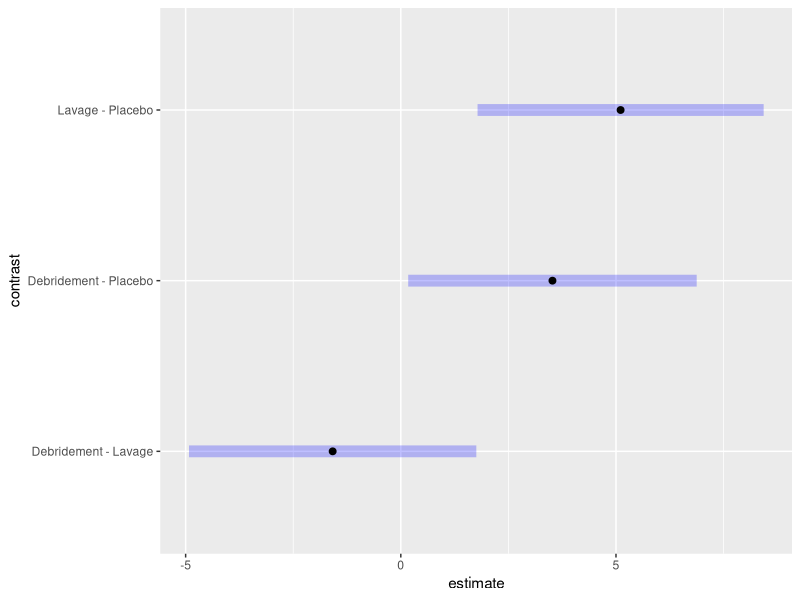
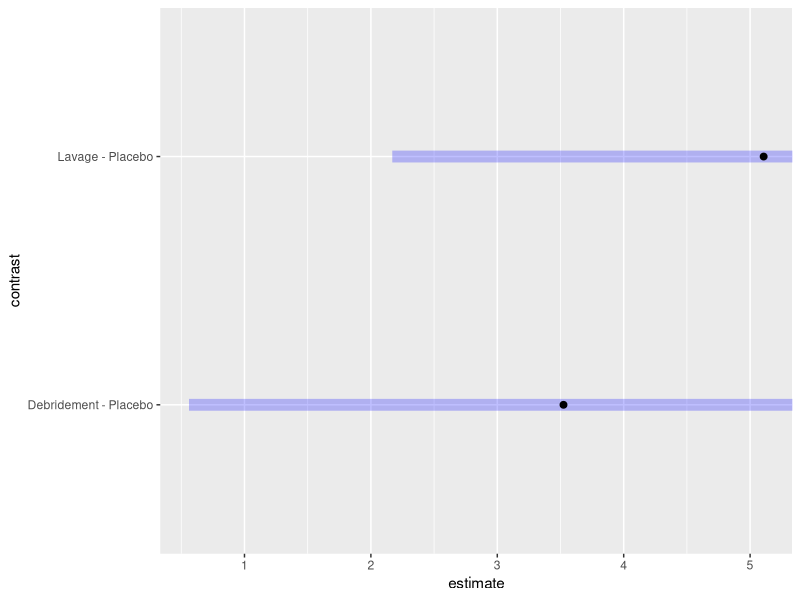
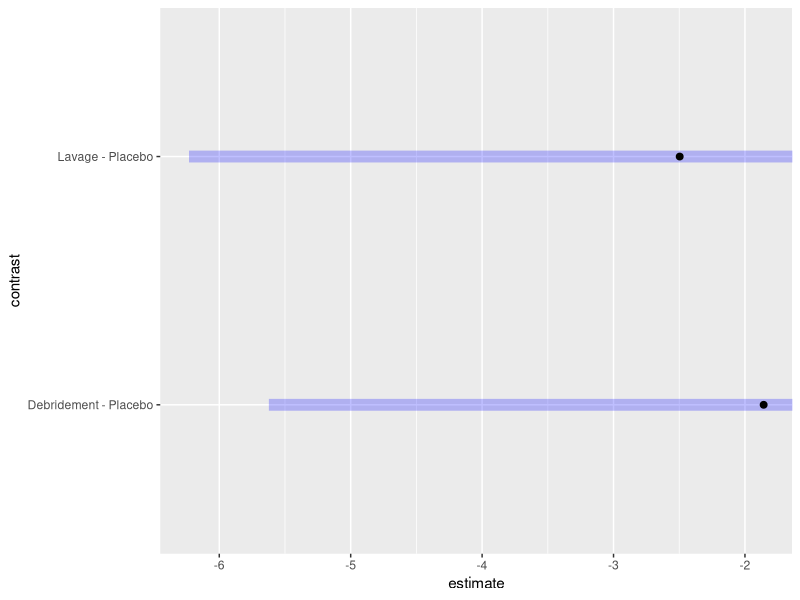
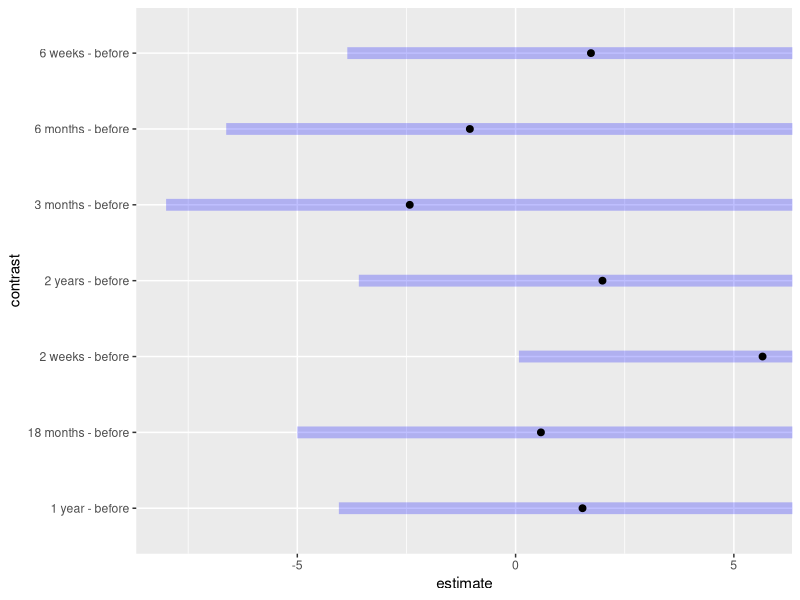
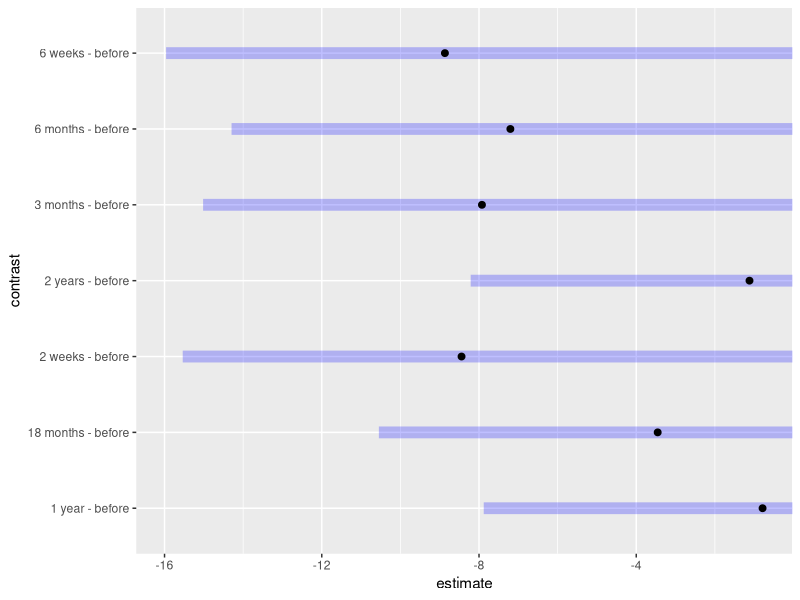

Reproduce these figures in R, in order.
## ---- chunk 1
library(tidyverse)
## ---- chunk 2
# demographics data
demo_df <- data.frame(
  Characteristic = c(
    "Age (yr)",
    "Male sex (%)",
    "Race: White (%)",
    "Race: Black (%)",
    "Race: Other (%)",
    "Severity: Mild (%)",
    "Severity: Moderate (%)",
    "Severity: Severe (%)",
    "Analgesic use: Nonprescription (%)",
    "Analgesic use: Prescription (%)",
    "Mean score: Knee symptoms",
    "Mean score: Function",
    "Anxiety",
    "Depression",
    "Expectations for benefit",
    "Optimism",
    "Satisfaction with general health",
    "Social functioning",
    "Somatization",
    "Stress",
    "Vitality"
  ),
  Placebo_Group = c(
    52.0,
    93.3,
    60.0,
    31.7,
    8.3,
    28.3,
    46.7,
    25.0,
    70.0,
    21.7,
    49.4,
    62.2,
    27.0,
    20.0,
    3.5,
    72.6,
    39.3,
    65.5,
    11.3,
    28.4,
    54.8
  ),
  Lavage_Group = c(
    51.2,
    88.5,
    59.0,
    31.2,
    9.9,
    27.9,
    45.9,
    26.2,
    67.2,
    21.3,
    50.2,
    62.4,
    30.2,
    28.1,
    3.5,
    74.5,
    43.7,
    60.3,
    9.6,
    26.1,
    52.7
  ),
  Debridement_Group = c(
    53.6,
    96.6,
    61.0,
    22.0,
    17.0,
    30.5,
    45.8,
    23.7,
    64.4,
    15.3,
    51.4,
    57.6,
    28.4,
    22.0,
    3.6,
    73.7,
    46.5,
    67.6,
    10.0,
    27.9,
    57.7
  ))

# demographics SD where available
demo_sd_df <- data.frame(
  Characteristic = c(
    "Age (yr)",
    "Anxiety",
    "Depression",
    "Expectations for benefit",
    "Optimism",
    "Satisfaction with general health",
    "Social functioning",
    "Somatization",
    "Stress",
    "Vitality"
  ),
  Placebo_Group = c(
    1.1,
    21.0,
    32.0,
    1.0,
    21.0,
    25.1,
    25.6,
    12.7,
    19.7,
    21.0
  ),
  Lavage_Group = c(
    10.5,
    19.9,
    37.2,
    0.9,
    19.4,
    22.4,
    23.9,
    12.4,
    18.2,
    19.7
  ),
  Debridement_Group = c(
    12.2,
    22.4,
    35.3,
    1.1,
    17.1,
    24.8,
    25.2,
    10.7,
    18.8,
    19.3
  ))

knitr::kable(demo_df)
## ---- chunk 3
# graph 1
pain_scale_df <- data.frame(
  Time = c(0, 2, 6, 12, 36, 52, 78, 104),
  Placebo = c(60, 59, 57, 56, 57, 53, 52, 55),
  Lavage = c(61, 59, 57, 59, 59, 57, 56, 55),
  Debridement = c(58, 59, 59, 58, 56, 50, 51, 53)
)

# graph 2
AIMS2 <- data.frame(
  Time = c(0, 2, 6, 12, 36, 52, 78, 104),
  Placebo = c(60, 59, 57, 56, 57, 54, 52, 55),
  Lavage = c(61, 59, 57, 59, 59, 57, 57, 56),
  Debridement = c(58, 58, 59, 58, 55, 51, 51, 53)
)
## ---- chunk 4
# Placebo group
placebo_group <- data.frame(
  No_with_data = c(59, 59, 57, 56, 57, 54, 52, 55),
  Mean = c(59.5, 47.9, 50.8, 50.1, 50.0, 53.6, 55.6, 52.5),
  SD = c(18.5, 23.9, 23.2, 21.3, 20.7, 22.1, 23.6, 25.1)
)

# Lavage group
lavage_group <- data.frame(
  No_with_data = c(61, 59, 57, 59, 59, 57, 57, 56),
  Mean = c(59.3, 51.9, 52.4, 53.7, 54.8, 57.8, 55.4, 56.7),
  SD = c(16.7, 20.3, 22.1, 23.1, 21.6, 23.5, 24.6, 24.1)
)

# Debridement group
debridement_group <- data.frame(
  No_with_data = c(58, 58, 59, 58, 55, 51, 51, 53),
  Mean = c(59.3, 53.2, 49.9, 49.9, 52.0, 53.3, 50.7, 54.0),
  SD = c(22.2, 21.7, 23.3, 21.7, 20.8, 25.4, 24.4, 23.3)
)

# Placebo vs Lavage comparison
placebo_vs_lavage <- data.frame(
  Mean_Difference = c(0.2, -4.0, -1.6, -3.6, -4.8, -4.2, 0.3, -4.2),
  P_value = c(0.95, 0.33, 0.70, 0.39, 0.23, 0.34, 0.95, 0.37)
)

# Placebo vs Debridement comparison
placebo_vs_debridement <- data.frame(
  Mean_Difference = c(0.3, -5.2, 0.9, 0.3, -2.0, 0.3, 4.9, -1.5),
  P_value = c(0.94, 0.22, 0.84, 0.95, 0.60, 0.95, 0.30, 0.75)
)
## ---- chunk 5
# Placebo group
placebo_group_2 <- data.frame(
  No_with_data = c(59, 59, 56, 54, 54, 49, 46, 44),
  Mean = c(48.5, 48.3, 45.9, 47.3, 47.0, 45.6, 48.5, 47.7),
  SD = c(14.5, 13.4, 12.0, 16.0, 13.0, 10.2, 12.4, 12.0)
)

# Lavage group
lavage_group_2 <- data.frame(
  No_with_data = c(59, 57, 54, 55, 52, 54, 49, 50),
  Mean = c(50.0, 53.0, 49.5, 48.8, 49.4, 50.4, 51.2, 53.2),
  SD = c(14.3, 25.3, 19.4, 21.0, 20.4, 17.6, 18.8, 21.6)
)

# Debridement group
debridement_group_2 <- data.frame(
  No_with_data = c(58, 57, 58, 56, 54, 47, 44, 44),
  Mean = c(52.1, 56.0, 51.7, 49.5, 49.8, 52.5, 52.8, 52.6),
  SD = c(20.2, 21.8, 24.7, 17.4, 17.4, 20.3, 20.9, 16.4)
)

# Placebo vs Lavage comparison
placebo_vs_lavage_2 <- data.frame(
  Mean_Difference = c(-1.6, -4.6, -3.6, -1.4, -2.4, -4.9, -2.7, -5.5),
  P_value = c(0.56, 0.22, 0.25, 0.69, 0.47, 0.09, 0.41, 0.13)
)

# Placebo vs Debridement comparison
placebo_vs_debridement_2 <- data.frame(
  Mean_Difference = c(-3.6, -7.7, -5.8, -2.2, -2.8, -6.9, -4.3, -4.9),
  P_value = c(0.27, 0.02, 0.11, 0.49, 0.34, 0.04, 0.23, 0.11)
)
## ---- chunk 6
# set seed for reproducibility
set.seed(331)

# function to quickly make simulated data
sim_data <- function(df, n, name) {
  simulated_data <- NULL
  for (i in 1:nrow(df)) {
    mean <- df$Mean[i]
    sd <- df$SD[i]
    data <- data.frame(rnorm(n, mean, sd))
    colnames(data) <- name[i]
    
    if (is.null(simulated_data)) {
      simulated_data <- data
    } else {
      simulated_data <- cbind(simulated_data, data)
    }
  }
  return(simulated_data)
}

# run means and SD through function above
Time = c("before", "2 weeks", "6 weeks", "3 months", "6 months", 
         "1 year", "18 months", "2 years")
placebo_pain_sim <- sim_data(df=placebo_group, n=60, Time)
lavage_pain_sim <- sim_data(lavage_group, n=61, Time)
debridement_pain_sim <- sim_data(debridement_group, n=59, Time)

placebo_AIMS2_sim <- sim_data(placebo_group_2, n=60, Time)
lavage_AIMS2_sim <- sim_data(lavage_group_2, n=61, Time)
debridement_AIMS2_sim <- sim_data(debridement_group_2, n=59, Time)

# add treatment groups before making into data frame
placebo_pain_sim <- mutate(placebo_pain_sim, Group="Placebo")
lavage_pain_sim <- mutate(lavage_pain_sim, Group="Lavage")
debridement_pain_sim <- mutate(debridement_pain_sim, Group="Debridement")

placebo_AIMS2_sim <- mutate(placebo_AIMS2_sim, Group="Placebo")
lavage_AIMS2_sim <- mutate(lavage_AIMS2_sim, Group="Lavage")
debridement_AIMS2_sim <- mutate(debridement_AIMS2_sim, Group="Debridement")

# combine to make 2 data frames we can now work with
pain_df <- bind_rows(lavage_pain_sim, placebo_pain_sim, debridement_pain_sim)
head(pain_df)

AIMS2_df <- bind_rows(placebo_AIMS2_sim, lavage_AIMS2_sim, 
                      debridement_AIMS2_sim)
head(AIMS2_df)
## ---- chunk 7
str(AIMS2_df)
attach(AIMS2_df)
# recreate a data frame with Response, time, and groups as the columns
Response <- c(AIMS2_df[1:180,1], AIMS2_df[1:180,2], AIMS2_df[1:180,3], 
              AIMS2_df[1:180,4], AIMS2_df[1:180,5], AIMS2_df[1:180,6], 
              AIMS2_df[1:180,7], AIMS2_df[1:180,8])
time <- rep(Time, each = 180)

# create factors
ftime <- as.factor(time)
fgroups <- as.factor(Group)

# create the data frame
AIMS <- data.frame(Response, time, ftime, Group, fgroups)

# level of the factors
levels(fgroups)
levels(ftime)

# show the table
AIMS

# fit into a model
model <- lm(Response ~ fgroups * ftime, AIMS)
anova(model)
# Both factor of groups and time are significant.
# The interaction effect is significant with $\alpha$ = 0.1
## ---- chunk 8
# recreate a data frame with response, time, and groups as the columns
response <- c(pain_df[1:180,1], pain_df[1:180,2], pain_df[1:180,3], 
              pain_df[1:180,4], pain_df[1:180,5], pain_df[1:180,6], 
              pain_df[1:180,7], pain_df[1:180,8])
Pain <- data.frame(response, time, ftime, Group, fgroups)

# show the table
Pain

# fit into a model
model1 <- lm(response ~ fgroups * ftime, Pain)
anova(model1)
# The factor groups is not significant. 
# But the interaction effect is significant with $\alpha$ = 0.1
## ---- chunk 9
# compare mean scores on physical functioning between groups
library(emmeans)
lsmAIMS <- lsmeans(model, ~ fgroups)
Tukey_Method <- summary(contrast(lsmAIMS, method = "pairwise", 
                                 adjust = "tukey"), 
                        infer = c(T,F), level = 0.99, side = "two-sided")
Tukey_Method

# compare mean scores on physical functioning 
# between treatment groups and control groups
Dunnet_Method <- summary(contrast(lsmAIMS, method = "trt.vs.ctrl", 
                                  adjust = "mut", ref = 3),
                         infer = c(T,F), level = 0.99, side = ">")
Dunnet_Method


# graph
plot(Tukey_Method)
plot(Dunnet_Method)
## ---- chunk 10
lsmPain <- lsmeans(model1, ~ fgroups)
# compare mean scores on pain sub-scale of 
# the Arthritis Impact Measurement between treatment groups and control groups
Dunnet_method <- summary(contrast(lsmPain, method = "trt.vs.ctrl", 
                                  adjust = "mut", ref = 3),
                         infer = c(T,F), level = 0.99, side = ">")
Dunnet_method
plot(Dunnet_method)
## ---- chunk 11
lsmAIMS1 <- lsmeans(model, ~ ftime)
# compare mean scores on physical functioning between different time 
# after treatment and before
Dunnet_Method1 <- summary(contrast(lsmAIMS1, method = "trt.vs.ctrl", 
                                   adjust = "mut", ref = 8),
                         infer = c(T,F), level = 0.99, side = ">")
Dunnet_Method1
plot(Dunnet_Method1)
## ---- chunk 12
# compare mean scores on pain sub-scale of 
# the Arthritis Impact Measurement between different time 
# after treatment and before
lsmPain1 <- lsmeans(model1, ~ ftime)
Dunnet_method1 <- summary(contrast(lsmPain1, method = "trt.vs.ctrl", 
                                   adjust = "mut", ref = 8),
                         infer = c(T,F), level = 0.99, side = ">")
Dunnet_method1
plot(Dunnet_method1)
